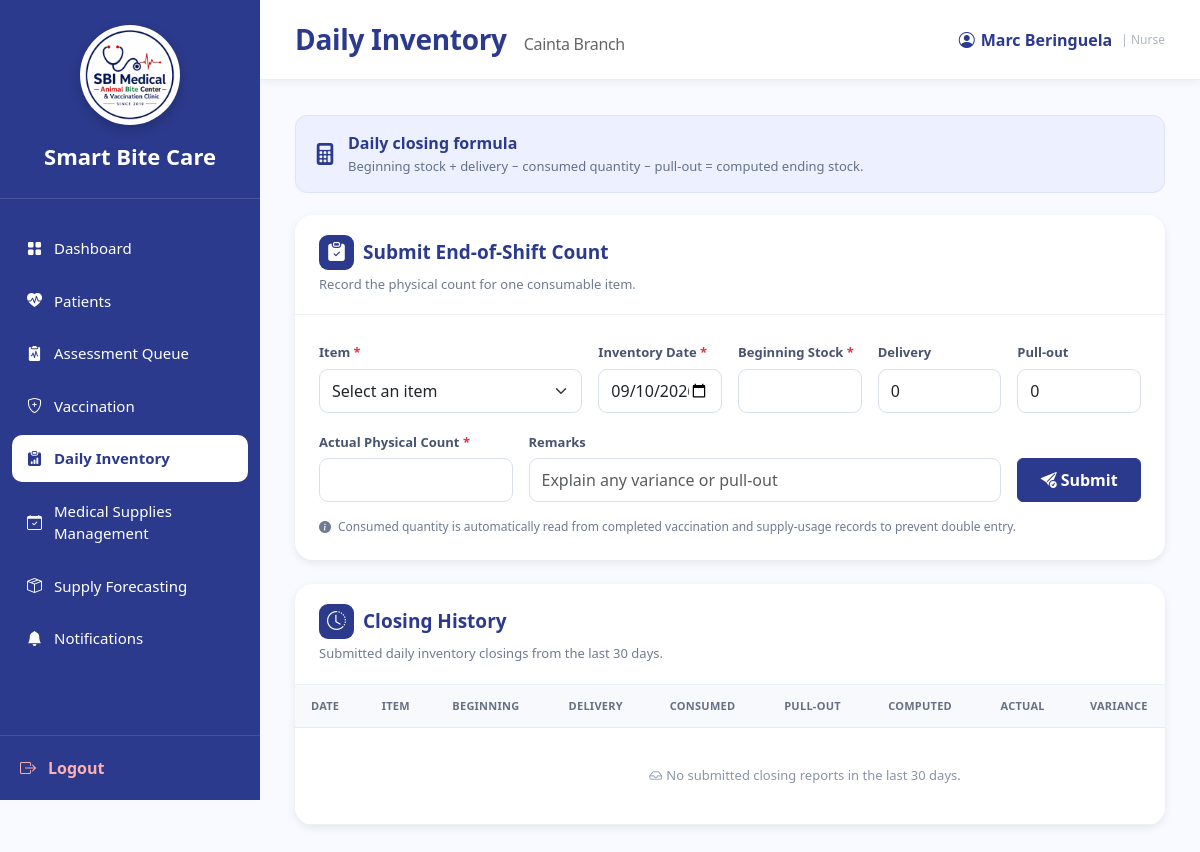
The app's page /Nurse_DailyInventory.php (signed in), older data.
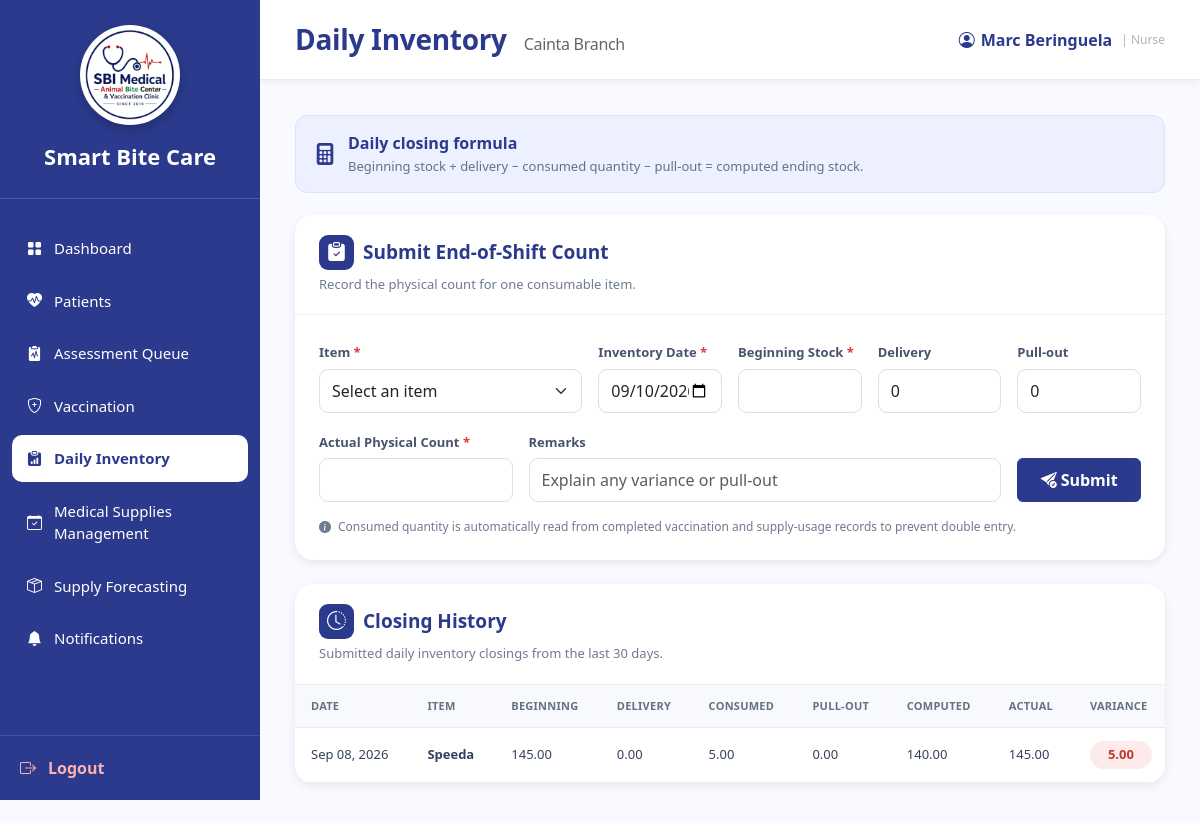
The same page, newer data.
### tables this page shows
CREATE TABLE `daily_inventory_closings` (
  `closing_id` bigint(20) UNSIGNED NOT NULL,
  `branch_id` varchar(10) NOT NULL,
  `item_id` int(11) NOT NULL,
  `inventory_date` date NOT NULL,
  `beginning_stock` decimal(12,2) NOT NULL DEFAULT 0.00,
  `delivery` decimal(12,2) NOT NULL DEFAULT 0.00,
  `consumed` decimal(12,2) NOT NULL DEFAULT 0.00,
  `pull_out` decimal(12,2) NOT NULL DEFAULT 0.00,
  `computed_ending` decimal(12,2) NOT NULL DEFAULT 0.00,
  `actual_count` decimal(12,2) NOT NULL DEFAULT 0.00,
  `variance` decimal(12,2) NOT NULL DEFAULT 0.00,
  `remarks` text DEFAULT NULL,
  `status` enum('Draft','Submitted','Reviewed') NOT NULL DEFAULT 'Submitted',
  `submitted_by` int(11) NOT NULL,
  `submitted_at` datetime NOT NULL DEFAULT current_timestamp(),
  `reviewed_by` int(11) DEFAULT NULL,
  `reviewed_at` datetime DEFAULT NULL
);

CREATE TABLE `inventory_items` (
  `item_id` int(11) NOT NULL,
  `category_id` int(11) NOT NULL,
  `unit_id` int(11) NOT NULL,
  `item_name` varchar(255) NOT NULL,
  `minimum_stock` int(11) DEFAULT 0,
  `description` text DEFAULT NULL,
  `is_forecastable` tinyint(1) NOT NULL DEFAULT 0,
  `is_consumable` tinyint(1) NOT NULL DEFAULT 1,
  `base_unit_label` varchar(30) DEFAULT NULL,
  `display_unit_label` varchar(30) DEFAULT NULL,
  `conversion_to_base` decimal(12,4) NOT NULL DEFAULT 1.0000
);

### sources/workflow_helpers.php (called while the page is built, shortened)
<?php
function workflowRequireUser(mysqli $conn, int $requiredRole): array
{
    $stmt = $conn->prepare(
        'SELECT u.user_id, u.username, u.branch_id, b.branch_name, r.role_name
         FROM users u
         LEFT JOIN branches b ON b.branch_id = u.branch_id
         LEFT JOIN roles r ON r.role_id = u.role_id
         WHERE u.user_id = ? AND u.status = "Active" LIMIT 1'
    );
    $id = (int)$_SESSION['user_id'];
    $stmt->bind_param('i', $id);
    $stmt->execute();
    $user = $stmt->get_result()->fetch_assoc();
    return $user;
}
function workflowH(string $value): string
{
    return htmlspecialchars($value, ENT_QUOTES, 'UTF-8');
}

### Nurse_DailyInventory.php (the view, shortened to what the changed rows need)
<?php
require_once 'sources/db_connect.php';
require_once 'sources/workflow_helpers.php';
$user = workflowRequireUser($conn, 3);
$branchId = (string)$user['branch_id'];
$stmt = $conn->prepare(
    "SELECT d.*,i.item_name,i.base_unit_label,u.username
     FROM daily_inventory_closings d INNER JOIN inventory_items i ON i.item_id=d.item_id
     INNER JOIN users u ON u.user_id=d.submitted_by
     WHERE d.branch_id=? AND d.inventory_date>=DATE_SUB(CURDATE(),INTERVAL 30 DAY)
     ORDER BY d.inventory_date DESC,i.item_name"
);
$stmt->bind_param('s',$branchId);$stmt->execute();$closings=$stmt->get_result()->fetch_all(MYSQLI_ASSOC);$stmt->close();
?>
<!DOCTYPE html>
<html lang="en">
<head>
    <link href="https://cdn.jsdelivr.net/npm/bootstrap@5.3.3/dist/css/bootstrap.min.css" rel="stylesheet">
    <link href="https://cdn.jsdelivr.net/npm/bootstrap-icons@1.11.3/font/bootstrap-icons.min.css" rel="stylesheet">
    <link rel="stylesheet" href="sidebar.css">
</head>
<body>
<main class="main">
    <div class="content">
        <section class="content-card">
            <div class="content-card-header">
                <div><h2><span class="section-icon"><i class="bi bi-clipboard-check-fill"></i></span>Submit End-of-Shift Count</h2><p>Record the physical count for one consumable item.</p></div>
            </div>
        </section>
        <section class="content-card mb-0">
            <div class="content-card-header">
                <div><h2><span class="section-icon"><i class="bi bi-clock-history"></i></span>Closing History</h2><p>Submitted daily inventory closings from the last 30 days.</p></div>
            </div>
            <div class="table-responsive">
                <table class="table inventory-table align-middle">
                    <thead><tr><th>Date</th><th>Item</th><th>Beginning</th><th>Delivery</th><th>Consumed</th><th>Pull-out</th><th>Computed</th><th>Actual</th><th>Variance</th><th>Submitted By</th></tr></thead>
                    <tbody>
                    <?php if (!$closings): ?>
                        <tr><td colspan="10" class="empty"><i class="bi bi-inbox me-1"></i>No submitted closing reports in the last 30 days.</td></tr>
                    <?php endif; ?>
                    <?php foreach ($closings as $closing): ?>
                        <?php $hasVariance = abs((float)$closing['variance']) > .009; ?>
                        <tr>
                            <td><?= workflowH(date('M d, Y', strtotime((string)$closing['inventory_date']))) ?></td>
                            <td class="item-name"><?= workflowH((string)$closing['item_name']) ?></td>
                            <td><?= number_format((float)$closing['beginning_stock'], 2) ?></td>
                            <td><?= number_format((float)$closing['delivery'], 2) ?></td>
                            <td><?= number_format((float)$closing['consumed'], 2) ?></td>
                            <td><?= number_format((float)$closing['pull_out'], 2) ?></td>
                            <td><?= number_format((float)$closing['computed_ending'], 2) ?></td>
                            <td><?= number_format((float)$closing['actual_count'], 2) ?></td>
                            <td><span class="variance-badge <?= $hasVariance ? 'difference' : 'match' ?>"><?= number_format((float)$closing['variance'], 2) ?></span></td>
                        </tr>
                    <?php endforeach; ?>
                    </tbody>
                </table>
            </div>
        </section>
    </div>
</main>
</body>
</html>

Row changes from the older to the newer data that the page shows:
added daily_inventory_closings: inventory_date "Sep 08, 2026", item.item_name "Speeda", beginning_stock "145.00", delivery "0.00", consumed "5.00", pull_out "0.00", computed_ending "140.00", actual_count "145.00", variance "5.00"
Text that changed along with them:
text no longer shown: "No submitted closing reports in the last 30 days."
